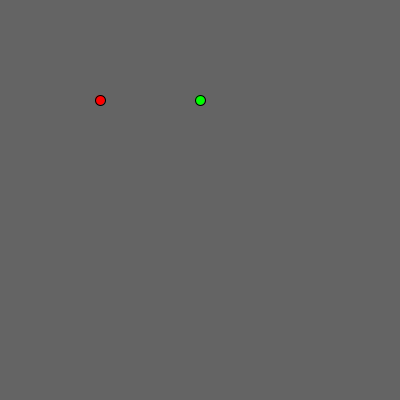
Frame 1 (no input)
Frame 60 (the mouse pressed at the canvas centre just before this capture): identical to frame 1, image omitted
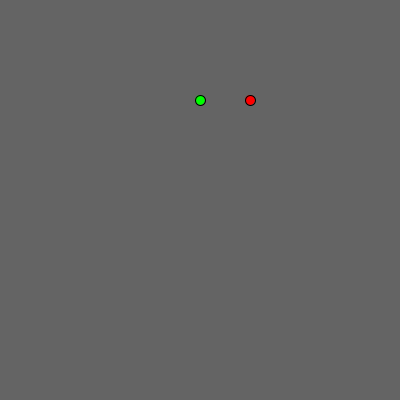
Frame 120 (the mouse held since frame 60 and released just before this capture)

The Processing sketch that drew these frames (run headless with seeded random() and noise(); from frame 60 on, the mouse is pressed at the canvas centre):

// Processing sketch: lerpVector
// ── lerpVector.pde
PVector current;
PVector target;

void setup() {
  size(400, 400);
  current = new PVector(100.0, 100.0);
  target = new PVector(200.0, 100.0);
}

void draw() {  
  
  background(100);
  fill(255, 0, 0);
  ellipse(current.x, current.y, 10, 10);
  fill(0, 255, 0);
  ellipse(target.x, target.y, 10, 10);
}

void mousePressed() {
  current.lerp(target, 1.5);

  PVector resultDir;
  resultDir = PVector.sub(current, target);


  print("resultDir ");
  println(resultDir);
  print("Current ");
  println(current);  // Prints "[ 50.0, 50.0, 0.0 ]"
}

void mouseDragged(){
    //Udpate current
  current.set(mouseX, mouseY);
}
